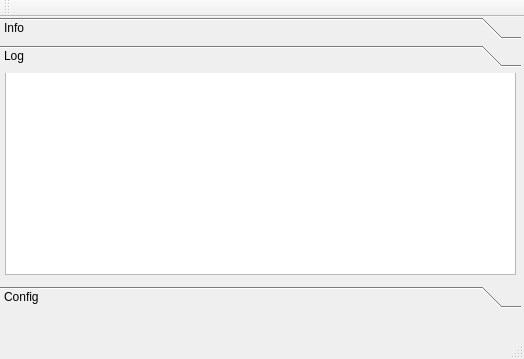
<?xml version="1.0" encoding="UTF-8"?>
<ui version="4.0">
 <class>MainWindow</class>
 <widget class="QMainWindow" name="MainWindow">
  <property name="geometry">
   <rect>
    <x>0</x>
    <y>0</y>
    <width>524</width>
    <height>359</height>
   </rect>
  </property>
  <property name="windowTitle">
   <string>MainWindow</string>
  </property>
  <widget class="QWidget" name="centralWidget">
   <widget class="QToolBox" name="toolBox">
    <property name="geometry">
     <rect>
      <x>0</x>
      <y>0</y>
      <width>521</width>
      <height>291</height>
     </rect>
    </property>
    <property name="currentIndex">
     <number>1</number>
    </property>
    <widget class="CInfoPanel" name="Info">
     <property name="geometry">
      <rect>
       <x>0</x>
       <y>0</y>
       <width>521</width>
       <height>195</height>
      </rect>
     </property>
     <attribute name="label">
      <string>Info</string>
     </attribute>
    </widget>
    <widget class="CLogPanel" name="Log">
     <property name="geometry">
      <rect>
       <x>0</x>
       <y>0</y>
       <width>521</width>
       <height>195</height>
      </rect>
     </property>
     <attribute name="label">
      <string>Log</string>
     </attribute>
     <widget class="CLogFrame" name="textBrowser">
      <property name="geometry">
       <rect>
        <x>5</x>
        <y>-9</y>
        <width>511</width>
        <height>211</height>
       </rect>
      </property>
     </widget>
    </widget>
    <widget class="CConfigPanel" name="Config">
     <attribute name="label">
      <string>Config</string>
     </attribute>
    </widget>
   </widget>
  </widget>
  <widget class="QMenuBar" name="menuBar">
   <property name="geometry">
    <rect>
     <x>0</x>
     <y>0</y>
     <width>524</width>
     <height>23</height>
    </rect>
   </property>
  </widget>
  <widget class="QToolBar" name="mainToolBar">
   <attribute name="toolBarArea">
    <enum>TopToolBarArea</enum>
   </attribute>
   <attribute name="toolBarBreak">
    <bool>false</bool>
   </attribute>
  </widget>
  <widget class="QStatusBar" name="statusBar"/>
 </widget>
 <layoutdefault spacing="6" margin="11"/>
 <customwidgets>
  <customwidget>
   <class>CConfigPanel</class>
   <extends>QWidget</extends>
   <header>configpanel.h</header>
   <container>1</container>
  </customwidget>
  <customwidget>
   <class>CInfoPanel</class>
   <extends>QWidget</extends>
   <header>infopanel.h</header>
   <container>1</container>
  </customwidget>
  <customwidget>
   <class>CLogPanel</class>
   <extends>QWidget</extends>
   <header>logpanel.h</header>
   <container>1</container>
  </customwidget>
  <customwidget>
   <class>CLogFrame</class>
   <extends>QTextBrowser</extends>
   <header>logframe.h</header>
  </customwidget>
 </customwidgets>
 <resources/>
 <connections/>
</ui>
